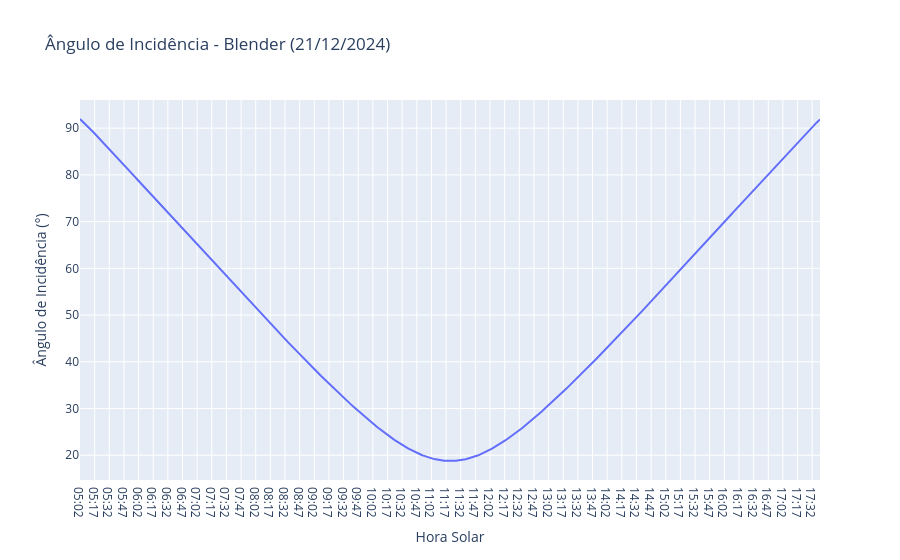
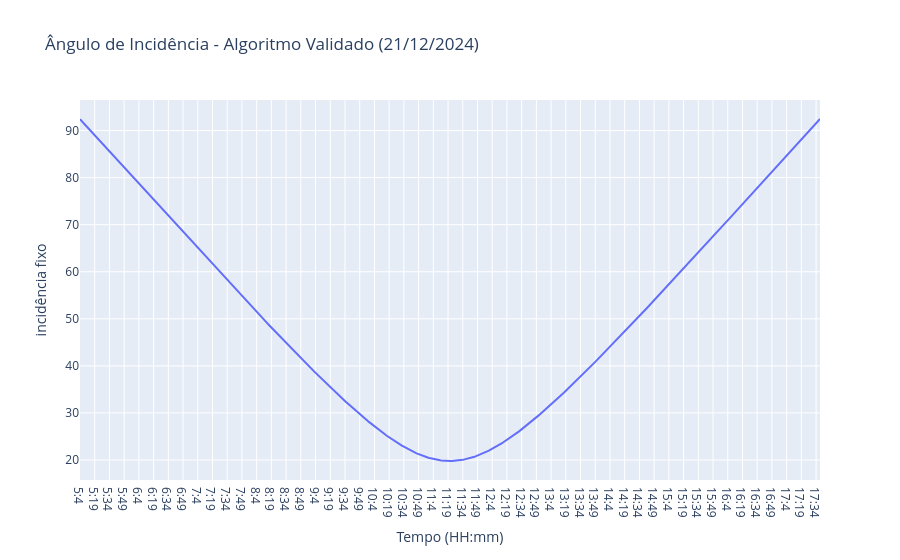

Notebook code for these charts, in order:
### Code cell
#Ângulo de Incidência no Blender
fig = px.line(df2, x ='Hora Solar', y = "Ângulo de Incidência (°)", title="Ângulo de Incidência - Blender (21/12/2024)")
fig.show()

#Ângulo de Incidência validado no algoritmo 
fig = px.line(df3, x ='Tempo (HH:mm)', y ='incidência fixo', title="Ângulo de Incidência - Algoritmo Validado (21/12/2024)")
fig.show()

### Figure 1 — Plotly figure (JSON) as saved in the notebook; plotly's stock layout.template omitted (floating-point values rounded to 4 significant figures; data arrays with more than 128 entries replaced by an {"elided": "..."} marker saying what was removed)
{"data": [{"hovertemplate": "Hora Solar=%{x}<br>Ângulo de Incidência (°)=%{y}<extra></extra>", "legendgroup": "", "line": {"color": "#636efa", "dash": "solid"}, "marker": {"symbol": "circle"}, "mode": "lines", "name": "", "orientation": "v", "showlegend": false, "type": "scatter", "x": {"elided": "759 str values"}, "xaxis": "x", "y": {"elided": "759 float values"}, "yaxis": "y"}], "layout": {"legend": {"tracegroupgap": 0}, "title": {"text": "Ângulo de Incidência - Blender (21/12/2024)"}, "xaxis": {"anchor": "y", "domain": [0, 1], "title": {"text": "Hora Solar"}}, "yaxis": {"anchor": "x", "domain": [0, 1], "title": {"text": "Ângulo de Incidência (°)"}}}}

### Figure 2 — Plotly figure (JSON) as saved in the notebook; plotly's stock layout.template omitted (floating-point values rounded to 4 significant figures; data arrays with more than 128 entries replaced by an {"elided": "..."} marker saying what was removed)
{"data": [{"hovertemplate": "Tempo (HH:mm)=%{x}<br>incidência fixo=%{y}<extra></extra>", "legendgroup": "", "line": {"color": "#636efa", "dash": "solid"}, "marker": {"symbol": "circle"}, "mode": "lines", "name": "", "orientation": "v", "showlegend": false, "type": "scatter", "x": {"elided": "755 str values"}, "xaxis": "x", "y": {"elided": "755 float values"}, "yaxis": "y"}], "layout": {"legend": {"tracegroupgap": 0}, "title": {"text": "Ângulo de Incidência - Algoritmo Validado (21/12/2024)"}, "xaxis": {"anchor": "y", "domain": [0, 1], "title": {"text": "Tempo (HH:mm)"}}, "yaxis": {"anchor": "x", "domain": [0, 1], "title": {"text": "incidência fixo"}}}}
